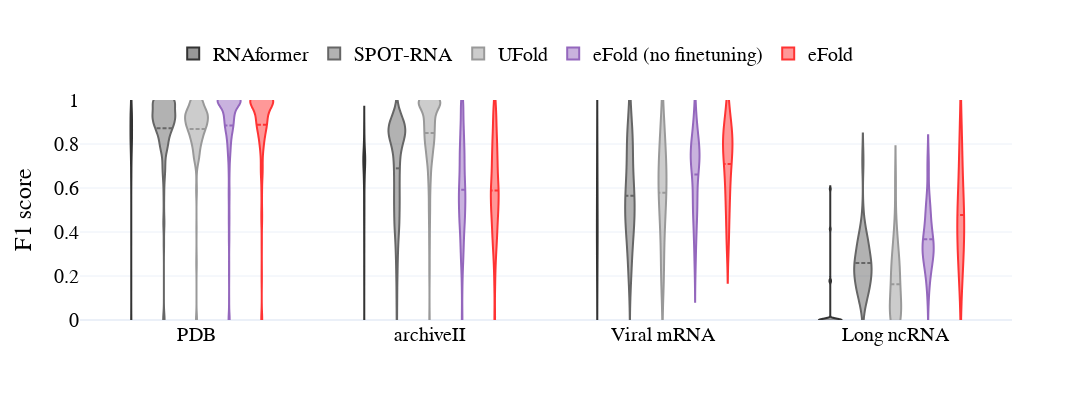

Here is the notebook cell this chart was saved with:
### Code cell
# Creat a box plot with plotly
import plotly.graph_objects as go
from plotly.subplots import make_subplots
import plotly.express as px
fig = make_subplots(rows=1, cols=1, shared_xaxes=True)

colors = ['#333333', '#666666', '#999999']
    
# UFold results
for i, model in enumerate(['RNAformer', 'SPOT-RNA', 'UFold']):
    results_dataset = result_algos[result_algos['model']==model]
    fig.add_trace(go.Violin(x=results_dataset['dataset'], y=results_dataset['F1'], 
                            name=model, marker_color=colors[i], 
                            meanline_visible=True, points=False))

colors = ["rgb(148, 103, 189)", '#FF3333']
for i, model in enumerate(['eFold (no finetuning)', 'eFold']):
    results_dataset = data_comparison[data_comparison['model']==model]
    fig.add_trace(go.Violin(x=results_dataset['dataset'], y=results_dataset['f1'], 
                            name=model, 
                            marker_color=colors[i], 
                            meanline_visible=True, points=False))
    
fig.update_layout(
                # title='F1 score on test sets for pretraining vs pretraining + fine-tuning models', 
                yaxis_title='F1 score', xaxis_title='',
                  violinmode='group', yaxis_range=[0, 1],
                  width=1300, height=400,
                  template='plotly_white', font_size=20, font_color='black', font_family='times new roman',)
# fig.update_xaxes(categoryorder='array', categoryarray= ['RNAstructure', 'EternaFold', 'MXFold2', 'UFold'])

# make legend horizontal
fig.update_layout(legend_orientation="h", legend=dict(x=0.1, y=1.3))
fig.show()

### Figure 1 — Plotly figure (JSON) as saved in the notebook; plotly's stock layout.template omitted (floating-point values rounded to 4 significant figures; data arrays with more than 128 entries replaced by an {"elided": "..."} marker saying what was removed)
{"data": [{"marker": {"color": "#333333"}, "meanline": {"visible": true}, "name": "RNAformer", "points": false, "type": "violin", "x": {"elided": "3907 str values"}, "y": {"elided": "3907 float values"}}, {"marker": {"color": "#666666"}, "meanline": {"visible": true}, "name": "SPOT-RNA", "points": false, "type": "violin", "x": {"elided": "3907 str values"}, "y": {"elided": "3907 float values"}}, {"marker": {"color": "#999999"}, "meanline": {"visible": true}, "name": "UFold", "points": false, "type": "violin", "x": {"elided": "3896 str values"}, "y": {"elided": "3896 float values"}}, {"marker": {"color": "rgb(148, 103, 189)"}, "meanline": {"visible": true}, "name": "eFold (no finetuning)", "points": false, "type": "violin", "x": {"elided": "7763 str values"}, "y": {"elided": "7763 float values"}}, {"marker": {"color": "#FF3333"}, "meanline": {"visible": true}, "name": "eFold", "points": false, "type": "violin", "x": {"elided": "3856 str values"}, "y": {"elided": "3856 float values"}}], "layout": {"font": {"color": "black", "family": "times new roman", "size": 20}, "height": 400, "legend": {"orientation": "h", "x": 0.1, "y": 1.3}, "violinmode": "group", "width": 1300, "xaxis": {"anchor": "y", "domain": [0, 1], "title": {"text": ""}}, "yaxis": {"anchor": "x", "domain": [0, 1], "range": [0, 1], "title": {"text": "F1 score"}}}}
